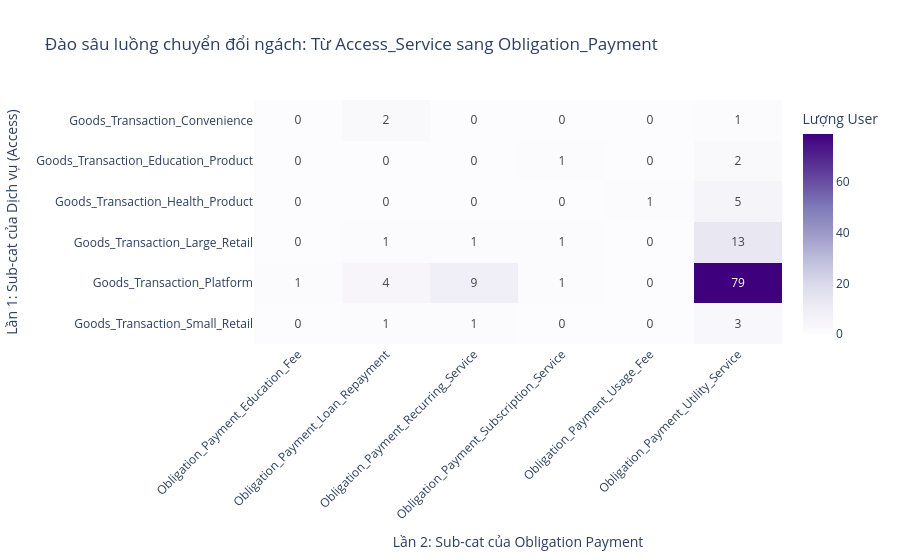

The notebook cell saved with this chart:
### Code cell
super_flow = path_sub_df[(path_sub_df['cat_1'] == 'Goods_Transaction') & (path_sub_df['cat_2'] == 'Obligation_Payment')]

# 4. Đếm số lượng chuyển đổi giữa các cặp sub_cat
sub_heatmap_data = super_flow.groupby(['sub_cat_1', 'sub_cat_2']).size().reset_index(name='Count')

# 5. Chuyển thành Pivot Table (Ma trận)
sub_heatmap_pivot = sub_heatmap_data.pivot(index='sub_cat_1', columns='sub_cat_2', values='Count').fillna(0)

# 6. Vẽ Sub-Heatmap ngách
fig_sub_heatmap = px.imshow(
    sub_heatmap_pivot,
    labels=dict(x="Lần 2: Sub-cat của Obligation Payment", y="Lần 1: Sub-cat của Dịch vụ (Access)", color="Lượng User"),
    x=sub_heatmap_pivot.columns,
    y=sub_heatmap_pivot.index,
    text_auto=True,
    aspect="auto",
    color_continuous_scale='Purples', 
    title="Đào sâu luồng chuyển đổi ngách: Từ Access_Service sang Obligation_Payment"
)

fig_sub_heatmap.update_layout(xaxis_tickangle=-45)
fig_sub_heatmap.show()

### Figure 1 — Plotly figure (JSON) as saved in the notebook; plotly's stock layout.template omitted (floating-point values rounded to 4 significant figures)
{"data": [{"coloraxis": "coloraxis", "hovertemplate": "Lần 2: Sub-cat của Obligation Payment: %{x}<br>Lần 1: Sub-cat của Dịch vụ (Access): %{y}<br>Lượng User: %{z}<extra></extra>", "name": "0", "texttemplate": "%{z}", "type": "heatmap", "x": ["Obligation_Payment_Education_Fee", "Obligation_Payment_Loan_Repayment", "Obligation_Payment_Recurring_Service", "Obligation_Payment_Subscription_Service", "Obligation_Payment_Usage_Fee", "Obligation_Payment_Utility_Service"], "xaxis": "x", "y": ["Goods_Transaction_Convenience", "Goods_Transaction_Education_Product", "Goods_Transaction_Health_Product", "Goods_Transaction_Large_Retail", "Goods_Transaction_Platform", "Goods_Transaction_Small_Retail"], "yaxis": "y", "z": [[0.0, 2.0, 0.0, 0.0, 0.0, 1.0], [0.0, 0.0, 0.0, 1.0, 0.0, 2.0], [0.0, 0.0, 0.0, 0.0, 1.0, 5.0], [0.0, 1.0, 1.0, 1.0, 0.0, 13.0], [1.0, 4.0, 9.0, 1.0, 0.0, 79.0], [0.0, 1.0, 1.0, 0.0, 0.0, 3.0]]}], "layout": {"coloraxis": {"colorbar": {"title": {"text": "Lượng User"}}, "colorscale": [[0, "rgb(252,251,253)"], [0.125, "rgb(239,237,245)"], [0.25, "rgb(218,218,235)"], [0.375, "rgb(188,189,220)"], [0.5, "rgb(158,154,200)"], [0.625, "rgb(128,125,186)"], [0.75, "rgb(106,81,163)"], [0.875, "rgb(84,39,143)"], [1, "rgb(63,0,125)"]]}, "title": {"text": "Đào sâu luồng chuyển đổi ngách: Từ Access_Service sang Obligation_Payment"}, "xaxis": {"anchor": "y", "domain": [0, 1], "tickangle": -45, "title": {"text": "Lần 2: Sub-cat của Obligation Payment"}}, "yaxis": {"anchor": "x", "autorange": "reversed", "domain": [0, 1], "title": {"text": "Lần 1: Sub-cat của Dịch vụ (Access)"}}}}
